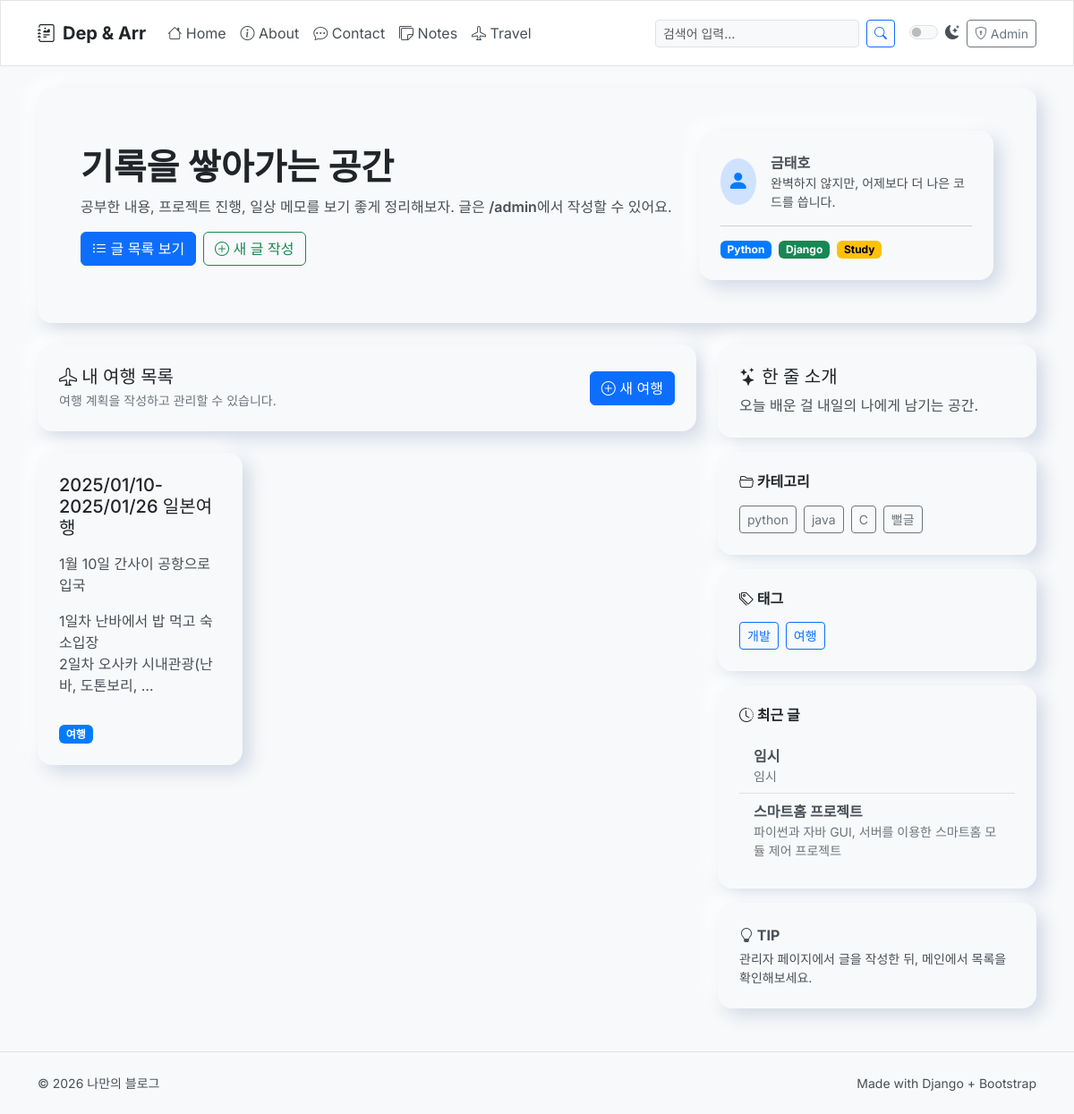
The page /travel/ on the database as committed earlier.
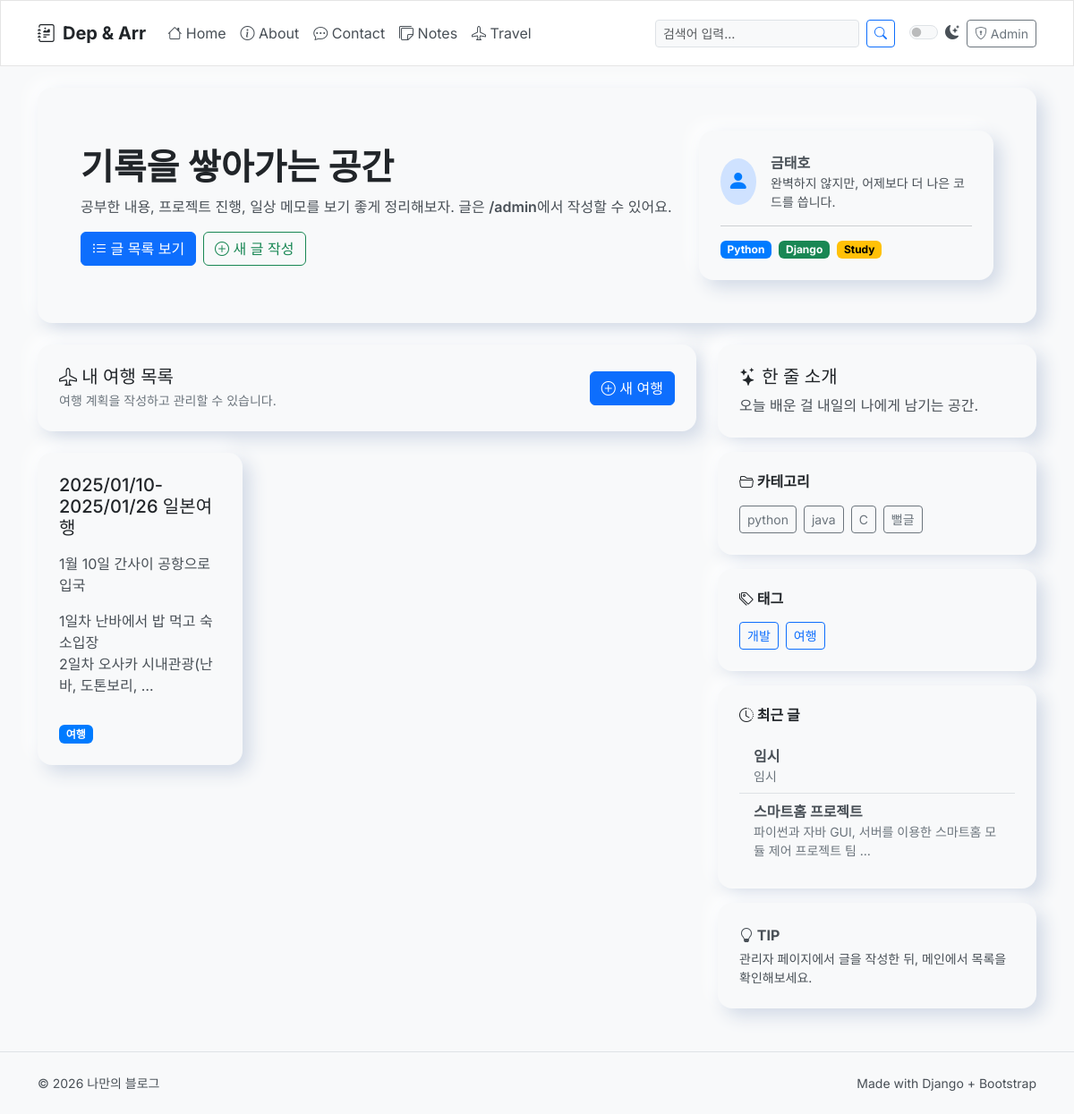
The same page on the database as committed later.
### blog/models.py (models this page shows, shortened)
class Post(models.Model):
    title = models.CharField(max_length=200)
    content = models.TextField()
    created_at = models.DateTimeField(default=timezone.now)
    categories = models.ManyToManyField(Category, related_name="posts")
    tags = models.ManyToManyField(Tag, related_name='posts', blank=True)
    likes = models.ManyToManyField(User, related_name='liked_posts', blank=True)
    anonymous_likes = models.IntegerField(default=0)

### travel/views.py (the view)
class TravelListView(ListView):
    model = Travel
    template_name = 'travel/travel_list.html'
    context_object_name = 'travels'
    ordering = ['-created_at']
    def get_queryset(self):
        return super().get_queryset().prefetch_related('tags')

### blog/context_processors.py (called while the page is built)
def all_categories(request):
    all_categories = cache.get('all_categories')
    if not all_categories:
        all_categories = Category.objects.all()
        cache.set('all_categories', all_categories, 900)  # Cache for 15 minutes
    return {
        'all_categories': all_categories
    }

def all_tags(request):
    all_tags = cache.get('all_tags')
    if not all_tags:
        all_tags = Tag.objects.filter(
            Q(posts__isnull=False) | Q(travels__isnull=False)
        ).distinct()
        cache.set('all_tags', all_tags, 900)  # Cache for 15 minutes
    return {
        'all_tags': all_tags
    }

### blog/templatetags/blog_tags.py (called while the page is built)
@register.inclusion_tag('blog/partials/recent_posts.html')
def show_recent_posts(count=5):
    recent_posts = cache.get('recent_posts')
    if not recent_posts:
        recent_posts = Post.objects.prefetch_related('categories').order_by('-created_at')[:count]
        cache.set('recent_posts', recent_posts, 300)  # Cache for 5 minutes
    return {'recent_posts': recent_posts}

### travel/templates/travel/travel_list.html (shortened to what this page needs)
{% extends "blog/base.html" %}
{% block content %}
  <div class="nm-card mb-4">
    <div class="d-flex justify-content-between align-items-center">
      <div>
        <h5 class="mb-1"><i class="bi bi-airplane"></i> 내 여행 목록</h5>
        <p class="mb-0 text-secondary small">
          여행 계획을 작성하고 관리할 수 있습니다.
        </p>
      </div>
      <a href="/admin/travel/travel/add/" class="btn btn-primary">
          <i class="bi bi-plus-circle"></i> 새 여행
      </a>
    </div>
  </div>
  <div class="row">
    {% for travel in travels %}
      <div class="col-md-4 mb-4">
        <div class="nm-card h-100 position-relative">
            <h5 class="card-title">{{ travel.name }}</h5>
            <p class="card-text small text-secondary">{{ travel.description|truncatewords_html:15|safe }}</p>
            <div class="mt-auto pt-3">
              <div class="d-flex flex-wrap gap-1">
              {% for tag in travel.tags.all %}
                <a href="{% url 'blog:posts_by_tag' tag.name %}" class="badge text-bg-primary text-decoration-none position-relative" style="z-index: 1;">{{ tag.name }}</a>
              {% endfor %}
              </div>
            </div>
        </div>
      </div>
    {% empty %}
      <div class="col">
        <div class="nm-card text-center">
          <p class="mb-0">아직 작성된 여행이 없습니다. <a href="/admin/travel/travel/add/">첫 여행을 작성해보세요.</a></p>
        </div>
      </div>
    {% endfor %}
  </div>
{% endblock %}

### blog/templates/blog/partials/recent_posts.html
<div class="list-group list-group-flush">
  {% for post in recent_posts %}
    <a href="{% url 'blog:post_detail' post.pk %}" class="list-group-item list-group-item-action">
      <div class="fw-semibold text-truncate">{{ post.title }}</div>
      <div class="text-secondary small text-truncate-2">{{ post.content|striptags|truncatewords:10 }}</div>
    </a>
  {% empty %}
    <div class="list-group-item">
      <p class="mb-0 text-secondary">아직 작성된 글이 없습니다.</p>
    </div>
  {% endfor %}
</div>

Rows that differ between the two databases and show on the page:
changed Post "스마트홈 프로젝트": content "파이썬과 자바 GUI, 서버를 이용한 스마트홈 모듈 제어 프로젝트" → "파이썬과 자바 GUI, 서버를 이용한 스마트홈 모듈 제어 프로젝트 팀 …"
